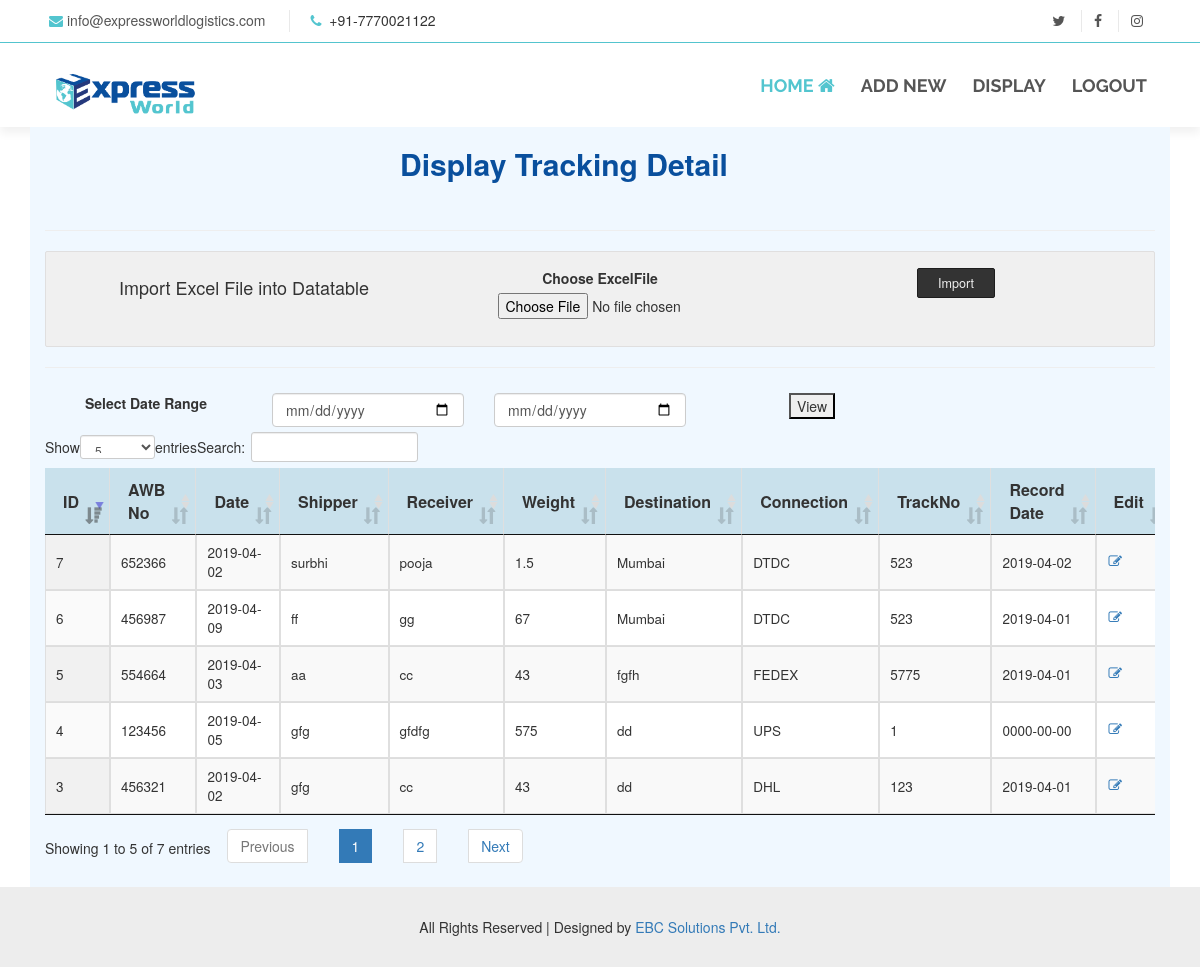
The page /admin_display.php (signed in) on the database its author committed.
### tables this page shows
CREATE TABLE IF NOT EXISTS `report` (
  `id` int(25) NOT NULL,
  `airway_bno` varchar(100) NOT NULL,
  `txt_date` date NOT NULL,
  `shipper` varchar(100) NOT NULL,
  `connection` varchar(100) NOT NULL,
  `weight` varchar(100) NOT NULL,
  `destination` varchar(100) NOT NULL,
  `trackno` varchar(100) NOT NULL,
  `carrier` varchar(100) NOT NULL,
  `record_date` date NOT NULL
);

### admin_display.php (the view, shortened to what this page needs)
<?php  include("header_admin.php");?>
<link rel="stylesheet" type="text/css" href="datatables/media/css/jquery.dataTables.min.css">    <link rel="stylesheet" type="text/css" href="datatables/media/css/dataTables.bootstrap.css">
<link rel="stylesheet" type="text/css" href="https://cdn.datatables.net/r/dt/jq-2.1.4,jszip-2.5.0,pdfmake-0.1.18,dt-1.10.9,af-2.0.0,b-1.0.3,b-colvis-1.0.3,b-html5-1.0.3,b-print-1.0.3,se-1.0.1/datatables.min.css"/>
<?php include ("dbinfo.php");  ?>
<center>
<div class="container"style="background: aliceblue;height: auto;">
<h3 style="position: relative;right: 36px;color: #094f9d;font-size: 30px;"><b>Display Tracking Detail</b></h3><br>
<hr>
    <div class="outer-container">
        <form action="" method="post"
            name="frmExcelImport" id="frmExcelImport" enctype="multipart/form-data">
                <div class="col-lg-4" style="position: relative;top: -24px;">
                   <h4>Import Excel File into Datatable </h4>
                </div>
                <div class="col-lg-4"style="position: relative;top: -24px;">
                  <label>Choose ExcelFile</label>
                 <input type="file" name="file" id="file" accept=".xls,.xlsx" style="position: relative;left: 30px;">
                </div>
                <div class="col-lg-4"style="position: relative;top: -24px;">
                <button type="submit" id="submit" name="import" class="btn-submit">Import</button>
                </div>
        </form>
    </div>
<hr>
<form id="" action="" method="post" enctype="multipart/form-data" style="height: auto;" >
<fieldset>
	<div class="col">
		<label>Select Date Range</label>
    </div>
	<div class="col">
      <input id="setdate" type="date" class="form-control" name="txt_issue" placeholder="Issue Date" >
    </div>
	<div class="col">
      <input id="setdate" type="date" class="form-control" name="txt_due" placeholder="Due Date" >
    </div>
	<div class="col">
      <button name="btn_view" type="submit" id="contact-submit" data-submit="...Sending">View</button>
    </div>
</fieldset>
<div style="overflow-x: scroll;overflow-y: scroll;height: auto;">
    <table width="100%" id="example" class="display">
	<thead>
            <tr style="background-color:#c9e1ec;">
              <th>ID</th>
			  <th>AWB No</th>
              <th>Date</th>
			  <th>Shipper</th>
			  <th>Receiver</th>
              <th>Weight</th>
			  <th>Destination</th>
			  <th>Connection</th>
			  <th>TrackNo</th>
			  <th>Record Date</th>
        <th>Edit</th>
            </tr>
			</thead>
			<tbody>
            <?php
			if(isset($_POST['btn_view']))
			{
				$issue=$_POST['txt_issue'];
				$due=$_POST['txt_due'];
				$qry=mysqli_query($conn,"SELECT * FROM `report` WHERE record_date >= '$issue' AND record_date <= '$due'")or die(mysqli_error($conn));
			}
      else
      {
				$qry=mysqli_query($conn,"SELECT * FROM `report`")or die(mysqli_error($conn));
			}
				$count=1;
				while($row=mysqli_fetch_array($qry))
			{?>
        <tr>
        <td><?php echo $count++;?></td>
        <td><?php echo $row['airway_bno'];?></td>
			  <td><?php echo $row['txt_date'];?></td>
        <td><?php echo $row['shipper'];?></td>
			  <td><?php echo $row['carrier'];?></td>
			  <td><?php echo $row['weight'];?></td>
			  <td><?php echo $row['destination'];?></td>
			  <td><?php echo $row['connection'];?></td>
			  <td><?php echo $row['trackno'];?></td>
			  <td><?php echo $row['record_date'];?></td>
        <td><?php echo "<a href='admin_add.php?temp_id=".$row['id']."'><i class='fa fa-edit fa-fw'></i></a>"; ?> </td>
            </tr>
            <?php }?>
			</tbody>
    </table>
</div>
</form>
</div>
</center>
<?php include("footer.php")?>

### header_admin.php (shortened to what this page needs)
<html lang="en">
<head>
  <link href="lib/bootstrap/css/bootstrap.min.css" rel="stylesheet">
  <link href="lib/font-awesome/css/font-awesome.min.css" rel="stylesheet">
  <link href="lib/animate/animate.min.css" rel="stylesheet">
  <link href="lib/ionicons/css/ionicons.min.css" rel="stylesheet">
  <link href="lib/owlcarousel/assets/owl.carousel.min.css" rel="stylesheet">
  <link href="lib/magnific-popup/magnific-popup.css" rel="stylesheet">
  <link href="lib/ionicons/css/ionicons.min.css" rel="stylesheet">
  <link href="css/style4.css" rel="stylesheet">
  <link href="css/style.css" rel="stylesheet">
  <link href="css/track.css" rel="stylesheet">
  <link rel="stylesheet" href="https://maxcdn.bootstrapcdn.com/bootstrap/3.4.0/css/bootstrap.min.css">
</head>
<body id="body">
  <section id="topbar" class="d-none d-lg-block">
    <div class="container clearfix">
      <div class="contact-info float-left">
        <i class="fa fa-envelope"></i><a href="mailto:info@expressworldlogistics.com">info@expressworldlogistics.com  </a>
        <i class="fa fa-phone"></i> +91-7770021122
        </div>
      <div class="social-links float-right">
        <a href="https://twitter.com/expressworld3" class="twitter"target="_blank"><i class="fa fa-twitter"></i></a>
        <a href="https://fb.me/ExpressWorld2019" class="facebook"target="_blank"><i class="fa fa-facebook"></i></a>
        <a href="https://www.instagram.com/expressworld2019/" class="instagram"target="_blank"><i class="fa fa-instagram"></i></a>
      </div>
    </div>
  </section>
  <header id="header">
    <div class="container">
      <div id="logo" class="pull-left">
        <a href="#body" class="scrollto"><img src="ewlogo.png" alt="logo"></a>
      </div>
      <nav id="nav-menu-container">
        <ul class="nav-menu">
          <li class="menu-active"><a href="admin_home.php">Home <i class="fa fa-home"></i></a></li>
          <li class="menu-has-children"><a href="admin_add.php">Add New</a></li>
         <li class="menu-has-children"><a href="admin_display.php">Display</a>
        </li>
        <li><a href="logout.php">Logout </a></li>
    </div>
  </header>

### footer.php (shortened to what this page needs)
  <footer id="footer">
    <div class="container">
      <div class="copyright">
        All Rights Reserved | Designed by <a href="http://e-bc.in/">EBC Solutions Pvt. Ltd.</a>
      </div>
    </div>
  </footer>
</body>
</html>

### css/style4.css (style rules this page uses)
body { background: #fff; color: #444; font-family: "Open Sans", sans-serif; }
a { color: #ffae42; transition: 0.5s; }
h1, h2, h3, h4, h5, h6 { font-family: "Montserrat", sans-serif; font-weight: 400; margin: 0 0 20px 0; padding: 0; }
#topbar { background: #fff; padding: 10px 0; border-bottom: 1px solid #53c5cf; font-size: 14px; }
#topbar .contact-info a { line-height: 1; color: #555; }
#topbar .contact-info i { color:#53c5cf; padding: 4px; }
#topbar .contact-info .fa-phone { padding-left: 20px; margin-left: 20px; border-left: 1px solid #e9e9e9; }
#topbar .social-links a { color: #555; padding: 4px 12px; display: inline-block; line-height: 1px; border-left: 1px solid #e9e9e9; }
#topbar .social-links a:first-child { border-left: 0; }
#header { padding: 20px 0; height: 84px; transition: all 0.5s; z-index: 997; background: #fff; box-shadow: 0px 6px 9px 0px rgba(0, 0, 0, 0.06); }
#header #logo img { padding: 0; margin: 0; height: 60px; }
.nav-menu, .nav-menu * { margin: 0; padding: 0; list-style: none; }
.nav-menu li { position: relative; white-space: nowrap; }
.nav-menu > li { float: left; }
#nav-menu-container { float: right; margin: 0; bottom-line:2px; }
.nav-menu a { padding: 10px 8px; text-decoration: none; display: inline-block; color: #555; font-family: "Raleway", sans-serif; font-weight: 700; font-size: 18px; outline: none; }
.nav-menu li:hover > a, .nav-menu .menu-active > a { color:#53c5cf; }
.nav-menu > li { margin-left: 10px; }
#mobile-nav { position: fixed; top: 0; padding-top: 18px; bottom: 0; z-index: 998; background: rgba(52, 59, 64, 0.9); left: -260px; width: 260px; overflow-y: auto; transition: 0.4s; }
#mobile-nav ul { padding: 0; margin: 0; list-style: none; }
#mobile-nav ul li { position: relative; }
#mobile-nav ul li a { color: #fff; font-size: 16px; overflow: hidden; padding: 10px 22px 10px 15px; position: relative; text-decoration: none; width: 100%; display: block; outline: none; }
#footer { background: #EDEDED; padding: 0 0 30px 0; font-size: 14px; }
#footer .copyright { text-align: center; padding-top: 30px; }

### css/style.css (style rules this page uses)
body { background: #fff; color: #444; font-family: "Open Sans", sans-serif; }
a { color: #ffae42; transition: 0.5s; }
h1, h2, h3, h4, h5, h6 { font-family: "Montserrat", sans-serif; font-weight: 400; margin: 0 0 20px 0; padding: 0; }
#topbar { background: #fff; padding: 10px 0; border-bottom: 1px solid #53c5cf; font-size: 14px; }
#topbar .contact-info a { line-height: 1; color: #555; }
#topbar .contact-info i { color:#53c5cf; padding: 4px; }
#topbar .contact-info .fa-phone { padding-left: 20px; margin-left: 20px; border-left: 1px solid #e9e9e9; }
#topbar .social-links a { color: #555; padding: 4px 12px; display: inline-block; line-height: 1px; border-left: 1px solid #e9e9e9; }
#topbar .social-links a:first-child { border-left: 0; }
#header { padding: 20px 0; height: 84px; transition: all 0.5s; z-index: 997; background: #fff; box-shadow: 0px 6px 9px 0px rgba(0, 0, 0, 0.06); text-transform: uppercase; }
#header #logo img { padding: 0; margin: 0; height: 60px; }
.nav-menu, .nav-menu * { margin: 0; padding: 0; list-style: none; }
.nav-menu li { position: relative; white-space: nowrap; }
.nav-menu > li { float: left; }
#nav-menu-container { float: right; margin: 0; bottom-line:2px; }
.nav-menu a { padding: 10px 8px; text-decoration: none; display: inline-block; color: #555; font-family: "Raleway", sans-serif; font-weight: 700; font-size: 18px; outline: none; }
.nav-menu li:hover > a, .nav-menu .menu-active > a { color:#53c5cf; }
.nav-menu > li { margin-left: 10px; }
#mobile-nav { position: fixed; top: 0; padding-top: 18px; bottom: 0; z-index: 998; background: rgba(52, 59, 64, 0.9); left: -260px; width: 260px; overflow-y: auto; transition: 0.4s; }
#mobile-nav ul { padding: 0; margin: 0; list-style: none; }
#mobile-nav ul li { position: relative; }
#mobile-nav ul li a { color: #fff; font-size: 16px; overflow: hidden; padding: 10px 22px 10px 15px; position: relative; text-decoration: none; width: 100%; display: block; outline: none; }
#footer { background: #EDEDED; padding: 0 0 30px 0; font-size: 14px; }
#footer .copyright { text-align: center; padding-top: 30px; }

### admin_display.php (style rules this page uses)
.col { float:left; width: 20%; padding: 5px 25px 5px 5px; }
.outer-container { background: #F0F0F0; border: #e0dfdf 1px solid; padding: 40px 20px; border-radius: 2px; }
.btn-submit { background: #333; border: #1d1d1d 1px solid; border-radius: 2px; color: #f0f0f0; cursor: pointer; padding: 5px 20px; font-size:0.9em; }

### rows shown on the page
report: airway_bno "456321", txt_date "2019-04-02", shipper "gfg", carrier "cc", weight "43", destination "dd", connection "DHL", trackno "123", record_date "2019-04-01"
report: airway_bno "123456", txt_date "2019-04-05", shipper "gfg", carrier "gfdfg", weight "575", destination "dd", connection "UPS", trackno "1", record_date "0000-00-00"
report: airway_bno "554664", txt_date "2019-04-03", shipper "aa", carrier "cc", weight "43", destination "fgfh", connection "FEDEX", trackno "5775", record_date "2019-04-01"
report: airway_bno "456987", txt_date "2019-04-09", shipper "ff", carrier "gg", weight "67", destination "Mumbai", connection "DTDC", trackno "523", record_date "2019-04-01"
report: airway_bno "652366", txt_date "2019-04-02", shipper "surbhi", carrier "pooja", weight "1.5", destination "Mumbai", connection "DTDC", trackno "523", record_date "2019-04-02"
